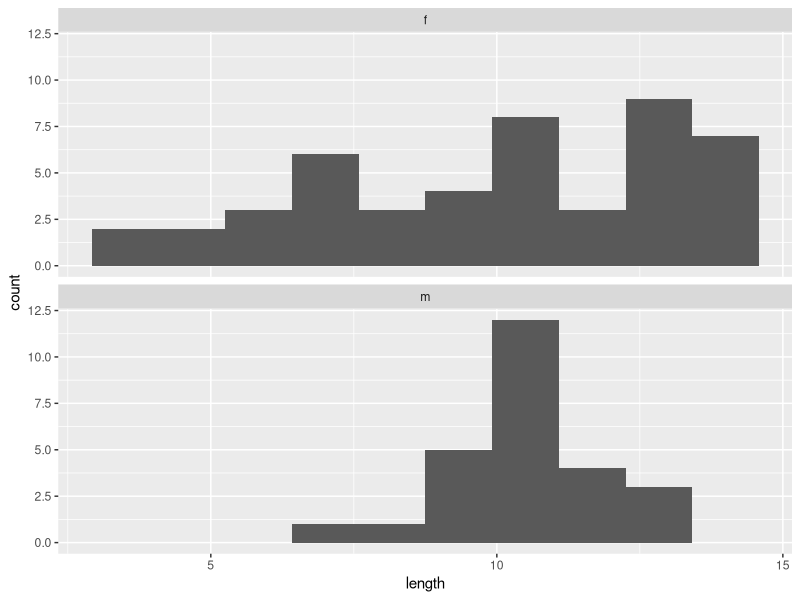
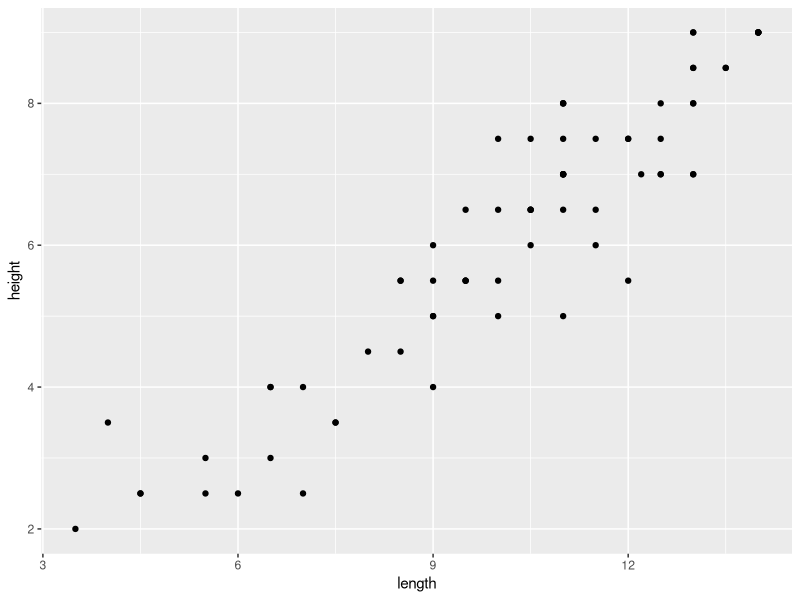
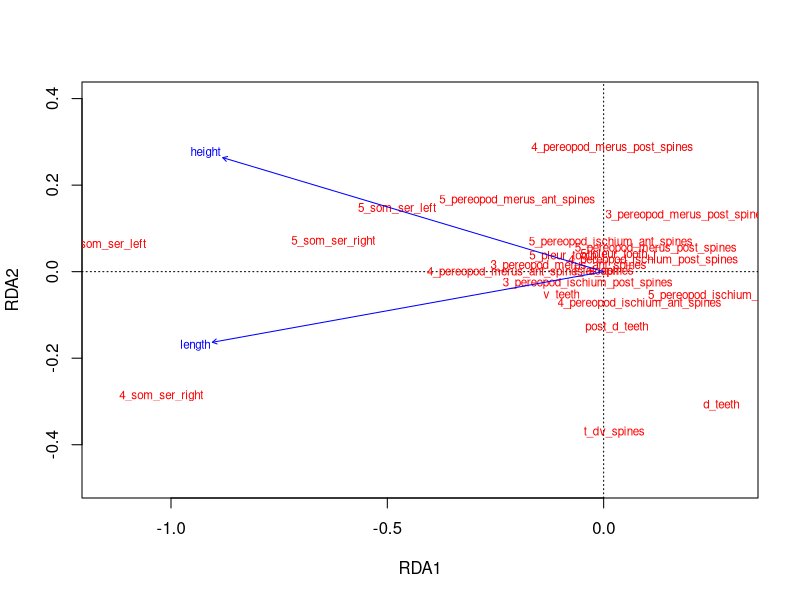

Source code (R) for these figures, in order: (Note: this script raises an error after producing the figures.)
library(readxl)
library(dplyr)
library(vegan)
library(ggplot2)


sys0 <- read_excel("Data/Sd_morph2.xlsx", na = "NA")

hapl <- read_excel("Data/haplogroups.xlsx", na = "NA")

sys <- merge(sys0, hapl)


tr_excluded <- c("3_pereopod_ischium_ant_spines", "3_pereopod_caprus_ant_spines", "3_pereopod_caprus_post_spines", "4_pereopod_caprus_ant_spines", "4_pereopod_caprus_post_spines", "5_pereopod_caprus_ant_spines", "karina")

sys <- sys %>% select(!tr_excluded)



ggplot(sys, aes(x = length)) + geom_histogram(bins = 10) + facet_wrap(~sex, nrow = 2)

###НАчиная с какого размера (длины карапакса) можем определить пол? ###

ggplot(sys, aes(x = length, y = height)) + geom_point() 



sys %>% filter(sex == "m") %>% pull(length) %>% min()
###6,5мм###

nrow(sys)
### пока наша выборка - 73 особи####


sys2_predictors <- sys%>% filter(length > 6.5) %>% filter(complete.cases(.)) %>%  select(c(sample, height, length, sample, coordinates_Lat, coordinates_Long, location, sex, haplotype)) 

sys2 <- sys %>% filter(length > 6.5) %>% filter(complete.cases(.))  %>% select(-c(sample, height, length, coordinates_Lat, coordinates_Long, location, sex, haplotype))
  


nrow(sys2)
#### теперь - 54 -- это взрослые особи###


mod_cca <- rda(sys2 ~ length  + height, data = sys2_predictors)

plot(mod_cca, display = c("species", "cn"))


summary(mod_cca)

anova(mod_cca, permutations = 9999)

###изменчивость размера особей объясняется каноническими осями, неканонические с размерами телв не связаны####

cca_unconstr <- scores(mod_cca, choices = c("PC1", "PC2"))$sites %>% as.data.frame()

ca_unconstr_pred <- cbind(sys2_predictors, cca_unconstr )

#добавили локации##

ggplot(ca_unconstr_pred, aes(x = PC1, y = PC2, color = location) ) + geom_point() + geom_vline(xintercept = 0) 

#Все разваливается на две группы, в основном располагаясь по разные стороны от CA1=0. Значит, есть две морфогруппы, для которых различаются значения CA1 и CA2. Соотносятся ли они с регионом или гаплотипом по coi? Нет, хотя...### 



###Дальше исследуем PC1 и PC2###
ggplot(ca_unconstr_pred, aes(x = location, y = PC1)) + geom_boxplot() 

# PC1 вяжется с регионами

ggplot(ca_unconstr_pred, aes(x = haplotype, y = PC1)) + geom_boxplot() 

# PC1 вяжется с гаплотипами !


qplot(x = ca_unconstr_pred$length, y = ca_unconstr_pred$PC1) + geom_smooth(method = "lm")

qplot(x = ca_unconstr_pred$length, y = ca_unconstr_pred$PC2) + geom_smooth(method = "lm")




lm_sys <- lm(PC1 ~ location + haplotype + sex, data = ca_unconstr_pred)
summary(lm_sys)

library(car)
Anova(lm_sys)

# PC1 - связана с локацией. В Сев. атлантике PC1 выше.

lm_sys <- lm(PC2 ~ location + haplotype + sex, data = ca_unconstr_pred)
summary(lm_sys)

## Связи незначимы###


# Самые важные признаки 

PC1_traits <- as.data.frame(scores(mod_cca, display = "species", choices = "PC1")) 

PC1_traits$Trait <- row.names(PC1_traits)
row.names(PC1_traits)<- NULL

PC1_traits[order(PC1_traits$PC1), ]

# То есть в Сев атлантике более выраженными являются  t_lat_spines, 5_pereopod_ischium_post_spines, d_teeth, 5_som_ser_right, v_teeth и менее всего выражнными являются  3_pereopod_merus_post_spines, 4_pereopod_merus_post_spines. Последние два признака самые сильные, так как самые высокие нагрузки по PC1 (по модулю). Можно рассматривать только их.


# Смотрим на сырые данные

# Придется лечить кривые названия переменных
sys4 <- sys

sys4$location <- factor(sys4$location, levels = c("North_Atlantic","South_Atlantic", "Indian" ))

sys4$pereopod_4_merus_post_spines <- sys$"4_pereopod_merus_post_spines"
sys4$pereopod_3_merus_post_spines <- sys$"3_pereopod_merus_post_spines"
sys4$som_4_ser_left <- sys$"4_som_ser_left"


# Смотрим только на признаки с самыми большими нагрузками
sys4 %>% 
  ggplot(., aes(x = location, y = pereopod_4_merus_post_spines)) + geom_boxplot()

sys4 %>% 
  ggplot(., aes(x = location, y = pereopod_3_merus_post_spines)) + geom_boxplot()

# Тут, кажись, есть градиент


sys4 %>% 
  ggplot(., aes(x = location, y = som_4_ser_left)) + geom_boxplot()





# Про признаки с положительными нагрузками, похоже ничего не сказать

sys4 %>% 
  ggplot(., aes(x = location, y = pereopod_5_ischium_post_spines)) + geom_boxplot()


sys4 %>% 
  ggplot(., aes(x = location, y = d_teeth)) + geom_boxplot()


sys4 %>% 
  ggplot(., aes(x = location, y = v_teeth)) + geom_boxplot()

# Построй остальные графики сама.







